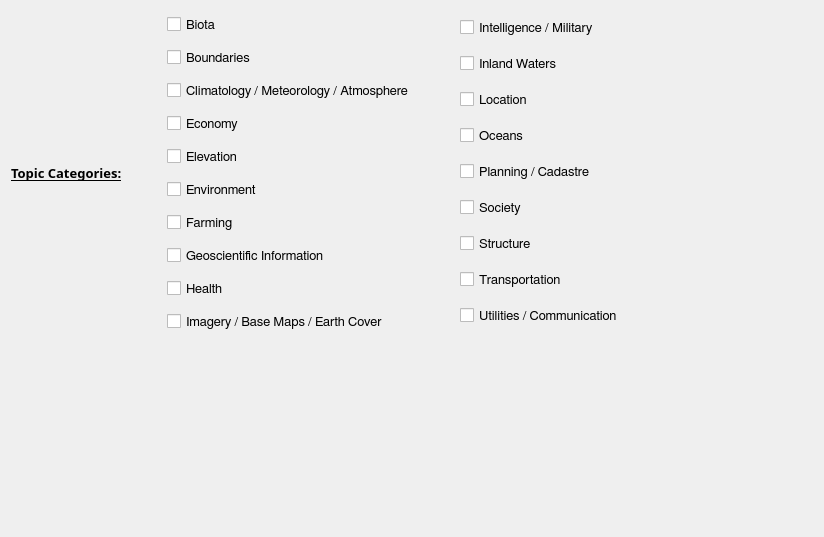
          <widget class="QWidget" name="page_2">
           <property name="geometry">
            <rect>
             <x>0</x>
             <y>0</y>
             <width>824</width>
             <height>537</height>
            </rect>
           </property>
           <attribute name="label">
            <string>Classification</string>
           </attribute>
           <layout class="QGridLayout" name="gridLayout_13">
            <item row="0" column="0">
             <layout class="QHBoxLayout" name="horizontalLayout_30">
              <item>
               <widget class="QLabel" name="cl_label_1">
                <property name="minimumSize">
                 <size>
                  <width>130</width>
                  <height>27</height>
                 </size>
                </property>
                <property name="maximumSize">
                 <size>
                  <width>130</width>
                  <height>27</height>
                 </size>
                </property>
                <property name="font">
                 <font>
                  <family>Droid Sans</family>
                  <pointsize>10</pointsize>
                  <weight>75</weight>
                  <bold>true</bold>
                  <underline>true</underline>
                  <stylestrategy>PreferAntialias</stylestrategy>
                 </font>
                </property>
                <property name="toolTip">
                 <string/>
                </property>
                <property name="frameShape">
                 <enum>QFrame::NoFrame</enum>
                </property>
                <property name="frameShadow">
                 <enum>QFrame::Raised</enum>
                </property>
                <property name="text">
                 <string>Topic Categories:</string>
                </property>
                <property name="scaledContents">
                 <bool>false</bool>
                </property>
               </widget>
              </item>
              <item>
               <spacer name="horizontalSpacer_40">
                <property name="orientation">
                 <enum>Qt::Horizontal</enum>
                </property>
                <property name="sizeType">
                 <enum>QSizePolicy::Fixed</enum>
                </property>
                <property name="sizeHint" stdset="0">
                 <size>
                  <width>20</width>
                  <height>20</height>
                 </size>
                </property>
               </spacer>
              </item>
              <item>
               <layout class="QVBoxLayout" name="verticalLayout_32">
                <item>
                 <widget class="QCheckBox" name="cl_topicBiota_ck">
                  <property name="minimumSize">
                   <size>
                    <width>0</width>
                    <height>27</height>
                   </size>
                  </property>
                  <property name="maximumSize">
                   <size>
                    <width>16777215</width>
                    <height>27</height>
                   </size>
                  </property>
                  <property name="font">
                   <font>
                    <family>FreeSans</family>
                    <pointsize>10</pointsize>
                    <weight>50</weight>
                    <bold>false</bold>
                    <stylestrategy>PreferAntialias</stylestrategy>
                   </font>
                  </property>
                  <property name="toolTip">
                   <string>&lt;html&gt;&lt;head/&gt;&lt;body&gt;&lt;p&gt;Flora and/or fauna in natural environment&lt;/p&gt;&lt;/body&gt;&lt;/html&gt;</string>
                  </property>
                  <property name="text">
                   <string>Biota</string>
                  </property>
                  <property name="tristate">
                   <bool>false</bool>
                  </property>
                 </widget>
                </item>
                <item>
                 <widget class="QCheckBox" name="cl_topicBoundaries_ck">
                  <property name="minimumSize">
                   <size>
                    <width>0</width>
                    <height>27</height>
                   </size>
                  </property>
                  <property name="maximumSize">
                   <size>
                    <width>16777215</width>
                    <height>27</height>
                   </size>
                  </property>
                  <property name="font">
                   <font>
                    <family>FreeSans</family>
                    <pointsize>10</pointsize>
                    <weight>50</weight>
                    <bold>false</bold>
                    <stylestrategy>PreferAntialias</stylestrategy>
                   </font>
                  </property>
                  <property name="toolTip">
                   <string>&lt;html&gt;&lt;head/&gt;&lt;body&gt;&lt;p&gt;Legal land descriptions&lt;/p&gt;&lt;/body&gt;&lt;/html&gt;</string>
                  </property>
                  <property name="text">
                   <string>Boundaries</string>
                  </property>
                 </widget>
                </item>
                <item>
                 <widget class="QCheckBox" name="cl_topicClimatology_ck">
                  <property name="minimumSize">
                   <size>
                    <width>0</width>
                    <height>27</height>
                   </size>
                  </property>
                  <property name="maximumSize">
                   <size>
                    <width>16777215</width>
                    <height>27</height>
                   </size>
                  </property>
                  <property name="font">
                   <font>
                    <family>FreeSans</family>
                    <pointsize>10</pointsize>
                    <weight>50</weight>
                    <bold>false</bold>
                    <stylestrategy>PreferAntialias</stylestrategy>
                   </font>
                  </property>
                  <property name="toolTip">
                   <string>&lt;html&gt;&lt;head/&gt;&lt;body&gt;&lt;p&gt;Processes and phenomena of the atmosphere&lt;/p&gt;&lt;/body&gt;&lt;/html&gt;</string>
                  </property>
                  <property name="text">
                   <string>Climatology / Meteorology / Atmosphere</string>
                  </property>
                 </widget>
                </item>
                <item>
                 <widget class="QCheckBox" name="cl_topicEconomy_ck">
                  <property name="minimumSize">
                   <size>
                    <width>0</width>
                    <height>27</height>
                   </size>
                  </property>
                  <property name="maximumSize">
                   <size>
                    <width>16777215</width>
                    <height>27</height>
                   </size>
                  </property>
                  <property name="font">
                   <font>
                    <family>FreeSans</family>
                    <pointsize>10</pointsize>
                    <weight>50</weight>
                    <bold>false</bold>
                    <stylestrategy>PreferAntialias</stylestrategy>
                   </font>
                  </property>
                  <property name="toolTip">
                   <string>&lt;html&gt;&lt;head/&gt;&lt;body&gt;&lt;p&gt;Economic activities, conditions and employment&lt;/p&gt;&lt;/body&gt;&lt;/html&gt;</string>
                  </property>
                  <property name="text">
                   <string>Economy</string>
                  </property>
                 </widget>
                </item>
                <item>
                 <widget class="QCheckBox" name="cl_topicElevation_ck">
                  <property name="minimumSize">
                   <size>
                    <width>0</width>
                    <height>27</height>
                   </size>
                  </property>
                  <property name="maximumSize">
                   <size>
                    <width>16777215</width>
                    <height>27</height>
                   </size>
                  </property>
                  <property name="font">
                   <font>
                    <family>FreeSans</family>
                    <pointsize>10</pointsize>
                    <weight>50</weight>
                    <bold>false</bold>
                    <stylestrategy>PreferAntialias</stylestrategy>
                   </font>
                  </property>
                  <property name="toolTip">
                   <string>&lt;html&gt;&lt;head/&gt;&lt;body&gt;&lt;p&gt;Height above or below sea level&lt;/p&gt;&lt;/body&gt;&lt;/html&gt;</string>
                  </property>
                  <property name="text">
                   <string>Elevation</string>
                  </property>
                 </widget>
                </item>
                <item>
                 <widget class="QCheckBox" name="cl_topicEnvironment_ck">
                  <property name="minimumSize">
                   <size>
                    <width>0</width>
                    <height>27</height>
                   </size>
                  </property>
                  <property name="maximumSize">
                   <size>
                    <width>16777215</width>
                    <height>27</height>
                   </size>
                  </property>
                  <property name="font">
                   <font>
                    <family>FreeSans</family>
                    <pointsize>10</pointsize>
                    <weight>50</weight>
                    <bold>false</bold>
                    <stylestrategy>PreferAntialias</stylestrategy>
                   </font>
                  </property>
                  <property name="toolTip">
                   <string>&lt;html&gt;&lt;head/&gt;&lt;body&gt;&lt;p&gt;Environmental resources, protection and conservation&lt;/p&gt;&lt;/body&gt;&lt;/html&gt;</string>
                  </property>
                  <property name="text">
                   <string>Environment</string>
                  </property>
                 </widget>
                </item>
                <item>
                 <widget class="QCheckBox" name="cl_topicFarming_ck">
                  <property name="minimumSize">
                   <size>
                    <width>0</width>
                    <height>27</height>
                   </size>
                  </property>
                  <property name="maximumSize">
                   <size>
                    <width>16777215</width>
                    <height>27</height>
                   </size>
                  </property>
                  <property name="font">
                   <font>
                    <family>FreeSans</family>
                    <pointsize>10</pointsize>
                    <weight>50</weight>
                    <bold>false</bold>
                    <stylestrategy>PreferAntialias</stylestrategy>
                   </font>
                  </property>
                  <property name="toolTip">
                   <string>&lt;html&gt;&lt;head/&gt;&lt;body&gt;&lt;p&gt;Rearing of animals and/or cultivation of plants&lt;/p&gt;&lt;/body&gt;&lt;/html&gt;</string>
                  </property>
                  <property name="text">
                   <string>Farming</string>
                  </property>
                 </widget>
                </item>
                <item>
                 <widget class="QCheckBox" name="cl_topicInformation_ck">
                  <property name="minimumSize">
                   <size>
                    <width>0</width>
                    <height>27</height>
                   </size>
                  </property>
                  <property name="maximumSize">
                   <size>
                    <width>16777215</width>
                    <height>27</height>
                   </size>
                  </property>
                  <property name="font">
                   <font>
                    <family>FreeSans</family>
                    <pointsize>10</pointsize>
                    <weight>50</weight>
                    <bold>false</bold>
                    <stylestrategy>PreferAntialias</stylestrategy>
                   </font>
                  </property>
                  <property name="toolTip">
                   <string>&lt;html&gt;&lt;head/&gt;&lt;body&gt;&lt;p&gt;Information pertaining to earth sciences&lt;/p&gt;&lt;/body&gt;&lt;/html&gt;</string>
                  </property>
                  <property name="text">
                   <string>Geoscientific Information</string>
                  </property>
                 </widget>
                </item>
                <item>
                 <widget class="QCheckBox" name="cl_topicHealth_ck">
                  <property name="minimumSize">
                   <size>
                    <width>0</width>
                    <height>27</height>
                   </size>
                  </property>
                  <property name="maximumSize">
                   <size>
                    <width>16777215</width>
                    <height>27</height>
                   </size>
                  </property>
                  <property name="font">
                   <font>
                    <family>FreeSans</family>
                    <pointsize>10</pointsize>
                    <weight>50</weight>
                    <bold>false</bold>
                    <stylestrategy>PreferAntialias</stylestrategy>
                   </font>
                  </property>
                  <property name="toolTip">
                   <string>&lt;html&gt;&lt;head/&gt;&lt;body&gt;&lt;p&gt;Health, health services, human ecology and safety&lt;/p&gt;&lt;/body&gt;&lt;/html&gt;</string>
                  </property>
                  <property name="text">
                   <string>Health</string>
                  </property>
                 </widget>
                </item>
                <item>
                 <widget class="QCheckBox" name="cl_topicImagery_ck">
                  <property name="minimumSize">
                   <size>
                    <width>0</width>
                    <height>27</height>
                   </size>
                  </property>
                  <property name="maximumSize">
                   <size>
                    <width>16777215</width>
                    <height>27</height>
                   </size>
                  </property>
                  <property name="font">
                   <font>
                    <family>FreeSans</family>
                    <pointsize>10</pointsize>
                    <weight>50</weight>
                    <bold>false</bold>
                    <stylestrategy>PreferAntialias</stylestrategy>
                   </font>
                  </property>
                  <property name="toolTip">
                   <string>&lt;html&gt;&lt;head/&gt;&lt;body&gt;&lt;p&gt;Base maps&lt;/p&gt;&lt;/body&gt;&lt;/html&gt;</string>
                  </property>
                  <property name="text">
                   <string>Imagery / Base Maps / Earth Cover</string>
                  </property>
                 </widget>
                </item>
               </layout>
              </item>
              <item>
               <spacer name="horizontalSpacer_42">
                <property name="orientation">
                 <enum>Qt::Horizontal</enum>
                </property>
                <property name="sizeType">
                 <enum>QSizePolicy::Fixed</enum>
                </property>
                <property name="sizeHint" stdset="0">
                 <size>
                  <width>40</width>
                  <height>20</height>
                 </size>
                </property>
               </spacer>
              </item>
              <item>
               <layout class="QVBoxLayout" name="verticalLayout_33">
                <item>
                 <widget class="QCheckBox" name="cl_topicIntelligence_ck">
                  <property name="minimumSize">
                   <size>
                    <width>0</width>
                    <height>27</height>
                   </size>
                  </property>
                  <property name="maximumSize">
                   <size>
                    <width>16777215</width>
                    <height>27</height>
                   </size>
                  </property>
                  <property name="font">
                   <font>
                    <family>FreeSans</family>
                    <pointsize>10</pointsize>
                    <weight>50</weight>
                    <bold>false</bold>
                    <stylestrategy>PreferAntialias</stylestrategy>
                   </font>
                  </property>
                  <property name="toolTip">
                   <string>&lt;html&gt;&lt;head/&gt;&lt;body&gt;&lt;p&gt;Military bases, structures, activities&lt;/p&gt;&lt;/body&gt;&lt;/html&gt;</string>
                  </property>
                  <property name="text">
                   <string>Intelligence / Military</string>
                  </property>
                 </widget>
                </item>
                <item>
                 <widget class="QCheckBox" name="cl_topicWaters_ck">
                  <property name="minimumSize">
                   <size>
                    <width>0</width>
                    <height>27</height>
                   </size>
                  </property>
                  <property name="maximumSize">
                   <size>
                    <width>16777215</width>
                    <height>27</height>
                   </size>
                  </property>
                  <property name="font">
                   <font>
                    <family>FreeSans</family>
                    <pointsize>10</pointsize>
                    <weight>50</weight>
                    <bold>false</bold>
                    <stylestrategy>PreferAntialias</stylestrategy>
                   </font>
                  </property>
                  <property name="toolTip">
                   <string>&lt;html&gt;&lt;head/&gt;&lt;body&gt;&lt;p&gt;Inland water features, drainage systems and their characteristics&lt;/p&gt;&lt;/body&gt;&lt;/html&gt;</string>
                  </property>
                  <property name="text">
                   <string>Inland Waters</string>
                  </property>
                 </widget>
                </item>
                <item>
                 <widget class="QCheckBox" name="cl_topicLocation_ck">
                  <property name="minimumSize">
                   <size>
                    <width>0</width>
                    <height>27</height>
                   </size>
                  </property>
                  <property name="maximumSize">
                   <size>
                    <width>16777215</width>
                    <height>27</height>
                   </size>
                  </property>
                  <property name="font">
                   <font>
                    <family>FreeSans</family>
                    <pointsize>10</pointsize>
                    <weight>50</weight>
                    <bold>false</bold>
                    <stylestrategy>PreferAntialias</stylestrategy>
                   </font>
                  </property>
                  <property name="toolTip">
                   <string>&lt;html&gt;&lt;head/&gt;&lt;body&gt;&lt;p&gt;Positional information and services&lt;/p&gt;&lt;/body&gt;&lt;/html&gt;</string>
                  </property>
                  <property name="text">
                   <string>Location</string>
                  </property>
                 </widget>
                </item>
                <item>
                 <widget class="QCheckBox" name="cl_topicOceans_ck">
                  <property name="minimumSize">
                   <size>
                    <width>0</width>
                    <height>27</height>
                   </size>
                  </property>
                  <property name="maximumSize">
                   <size>
                    <width>16777215</width>
                    <height>27</height>
                   </size>
                  </property>
                  <property name="font">
                   <font>
                    <family>FreeSans</family>
                    <pointsize>10</pointsize>
                    <weight>50</weight>
                    <bold>false</bold>
                    <stylestrategy>PreferAntialias</stylestrategy>
                   </font>
                  </property>
                  <property name="toolTip">
                   <string>&lt;html&gt;&lt;head/&gt;&lt;body&gt;&lt;p&gt;Features and characteristics of salt water bodies (excluding inland waters)&lt;/p&gt;&lt;/body&gt;&lt;/html&gt;</string>
                  </property>
                  <property name="text">
                   <string>Oceans</string>
                  </property>
                 </widget>
                </item>
                <item>
                 <widget class="QCheckBox" name="cl_topicPlanning_ck">
                  <property name="minimumSize">
                   <size>
                    <width>0</width>
                    <height>27</height>
                   </size>
                  </property>
                  <property name="maximumSize">
                   <size>
                    <width>16777215</width>
                    <height>27</height>
                   </size>
                  </property>
                  <property name="font">
                   <font>
                    <family>FreeSans</family>
                    <pointsize>10</pointsize>
                    <weight>50</weight>
                    <bold>false</bold>
                    <stylestrategy>PreferAntialias</stylestrategy>
                   </font>
                  </property>
                  <property name="toolTip">
                   <string>&lt;html&gt;&lt;head/&gt;&lt;body&gt;&lt;p&gt;Information used for appropriate actions for future use of the land&lt;/p&gt;&lt;/body&gt;&lt;/html&gt;</string>
                  </property>
                  <property name="text">
                   <string>Planning / Cadastre</string>
                  </property>
                 </widget>
                </item>
                <item>
                 <widget class="QCheckBox" name="cl_topicSociety_ck">
                  <property name="minimumSize">
                   <size>
                    <width>0</width>
                    <height>27</height>
                   </size>
                  </property>
                  <property name="maximumSize">
                   <size>
                    <width>16777215</width>
                    <height>27</height>
                   </size>
                  </property>
                  <property name="font">
                   <font>
                    <family>FreeSans</family>
                    <pointsize>10</pointsize>
                    <weight>50</weight>
                    <bold>false</bold>
                    <stylestrategy>PreferAntialias</stylestrategy>
                   </font>
                  </property>
                  <property name="toolTip">
                   <string>&lt;html&gt;&lt;head/&gt;&lt;body&gt;&lt;p&gt;Characteristics of society and cultures&lt;/p&gt;&lt;/body&gt;&lt;/html&gt;</string>
                  </property>
                  <property name="text">
                   <string>Society</string>
                  </property>
                 </widget>
                </item>
                <item>
                 <widget class="QCheckBox" name="cl_topicStructure_ck">
                  <property name="minimumSize">
                   <size>
                    <width>0</width>
                    <height>27</height>
                   </size>
                  </property>
                  <property name="maximumSize">
                   <size>
                    <width>16777215</width>
                    <height>27</height>
                   </size>
                  </property>
                  <property name="font">
                   <font>
                    <family>FreeSans</family>
                    <pointsize>10</pointsize>
                    <weight>50</weight>
                    <bold>false</bold>
                    <stylestrategy>PreferAntialias</stylestrategy>
                   </font>
                  </property>
                  <property name="toolTip">
                   <string>&lt;html&gt;&lt;head/&gt;&lt;body&gt;&lt;p&gt;Man-made construction&lt;/p&gt;&lt;/body&gt;&lt;/html&gt;</string>
                  </property>
                  <property name="text">
                   <string>Structure</string>
                  </property>
                 </widget>
                </item>
                <item>
                 <widget class="QCheckBox" name="cl_topicTransportation_ck">
                  <property name="minimumSize">
                   <size>
                    <width>0</width>
                    <height>27</height>
                   </size>
                  </property>
                  <property name="maximumSize">
                   <size>
                    <width>16777215</width>
                    <height>27</height>
                   </size>
                  </property>
                  <property name="font">
                   <font>
                    <family>FreeSans</family>
                    <pointsize>10</pointsize>
                    <weight>50</weight>
                    <bold>false</bold>
                    <stylestrategy>PreferAntialias</stylestrategy>
                   </font>
                  </property>
                  <property name="toolTip">
                   <string>&lt;html&gt;&lt;head/&gt;&lt;body&gt;&lt;p&gt;Means and aids for conveying persons and/or goods&lt;/p&gt;&lt;/body&gt;&lt;/html&gt;</string>
                  </property>
                  <property name="text">
                   <string>Transportation</string>
                  </property>
                 </widget>
                </item>
                <item>
                 <widget class="QCheckBox" name="cl_topicUtilities_ck">
                  <property name="minimumSize">
                   <size>
                    <width>0</width>
                    <height>27</height>
                   </size>
                  </property>
                  <property name="maximumSize">
                   <size>
                    <width>16777215</width>
                    <height>27</height>
                   </size>
                  </property>
                  <property name="font">
                   <font>
                    <family>FreeSans</family>
                    <pointsize>10</pointsize>
                    <weight>50</weight>
                    <bold>false</bold>
                    <stylestrategy>PreferAntialias</stylestrategy>
                   </font>
                  </property>
                  <property name="toolTip">
                   <string>&lt;html&gt;&lt;head/&gt;&lt;body&gt;&lt;p&gt;Energy, water and waste systems and communications infrastructure and services&lt;/p&gt;&lt;/body&gt;&lt;/html&gt;</string>
                  </property>
                  <property name="text">
                   <string>Utilities / Communication</string>
                  </property>
                 </widget>
                </item>
               </layout>
              </item>
              <item>
               <spacer name="horizontalSpacer_43">
                <property name="orientation">
                 <enum>Qt::Horizontal</enum>
                </property>
                <property name="sizeType">
                 <enum>QSizePolicy::Fixed</enum>
                </property>
                <property name="sizeHint" stdset="0">
                 <size>
                  <width>40</width>
                  <height>20</height>
                 </size>
                </property>
               </spacer>
              </item>
              <item>
               <widget class="QToolButton" name="infoButton_7">
                <property name="maximumSize">
                 <size>
                  <width>27</width>
                  <height>27</height>
                 </size>
                </property>
                <property name="text">
                 <string/>
                </property>
                <property name="icon">
                 <iconset>
                  <normaloff>icons/info_icon.png</normaloff>icons/info_icon.png</iconset>
                </property>
                <property name="iconSize">
                 <size>
                  <width>27</width>
                  <height>27</height>
                 </size>
                </property>
                <property name="autoRaise">
                 <bool>true</bool>
                </property>
               </widget>
              </item>
              <item>
               <spacer name="horizontalSpacer_41">
                <property name="orientation">
                 <enum>Qt::Horizontal</enum>
                </property>
                <property name="sizeHint" stdset="0">
                 <size>
                  <width>40</width>
                  <height>20</height>
                 </size>
                </property>
               </spacer>
              </item>
             </layout>
            </item>
            <item row="1" column="0">
             <spacer name="verticalSpacer_37">
              <property name="orientation">
               <enum>Qt::Vertical</enum>
              </property>
              <property name="sizeHint" stdset="0">
               <size>
                <width>20</width>
                <height>158</height>
               </size>
              </property>
             </spacer>
            </item>
           </layout>
          </widget>
